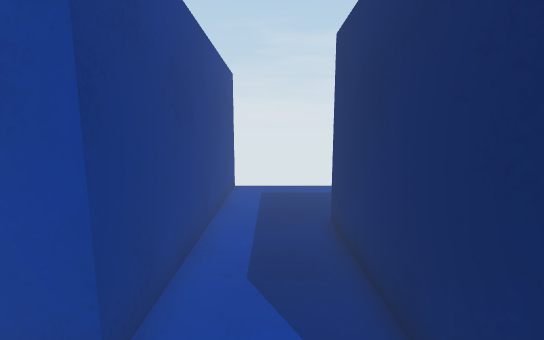
View 1 (above)

12 first-person views from a walk through a scene from a Unity 3-D project. The camera is 1.5 m above the floor, tilts 8° down and sees 90° across. The floor is counted in squares, 0.5 m on a side. Each view is taken from the middle of a square. On the plan, view 1 faces up. The plan holds only what a view shows up to about 20 squares ahead; the rest is blank.

View 2
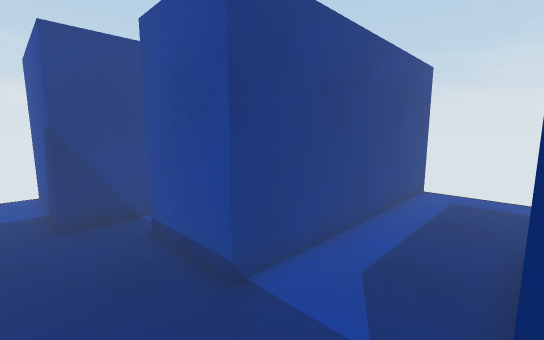

View 3
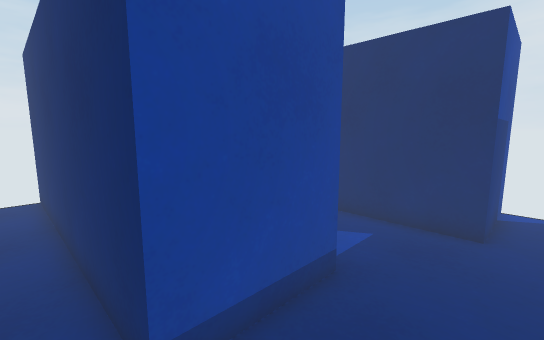

View 4
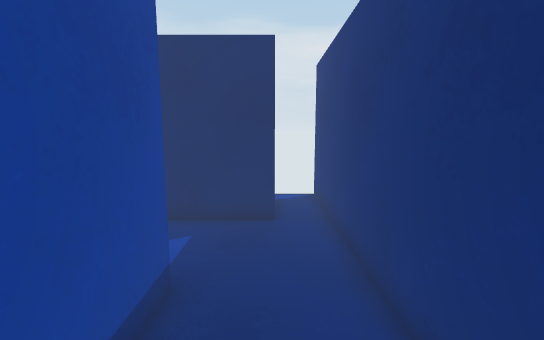

View 5
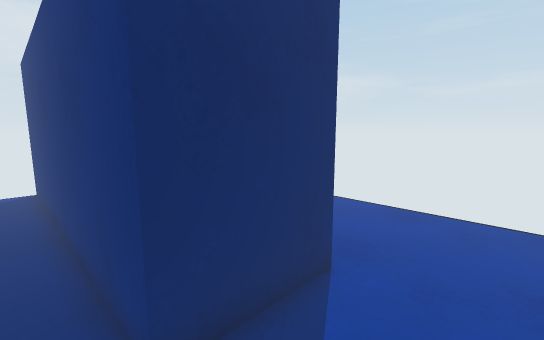

View 6
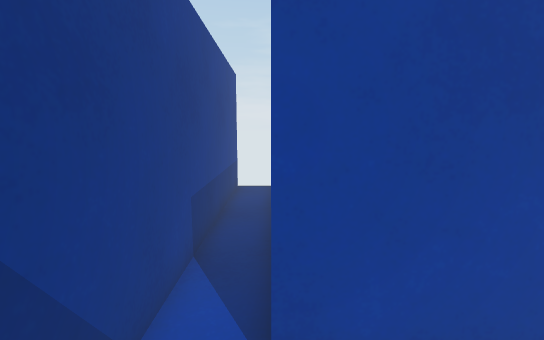

View 7
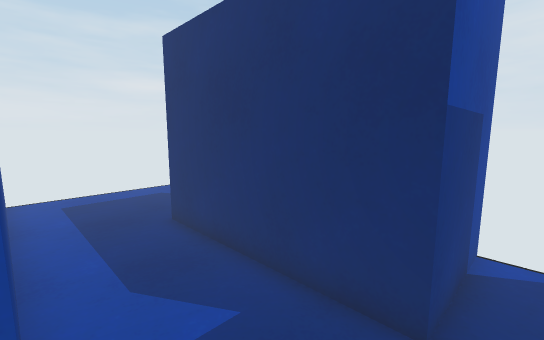

View 8
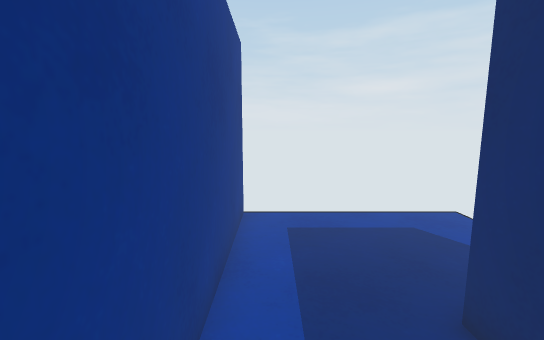

View 9
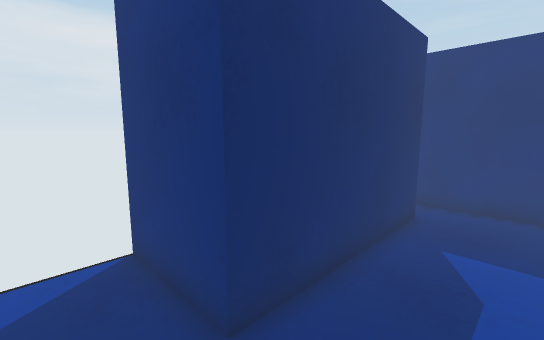

View 10
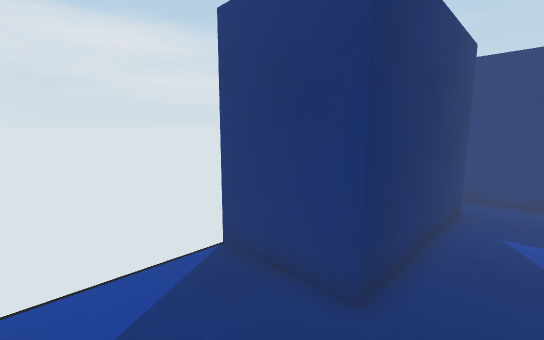

View 11
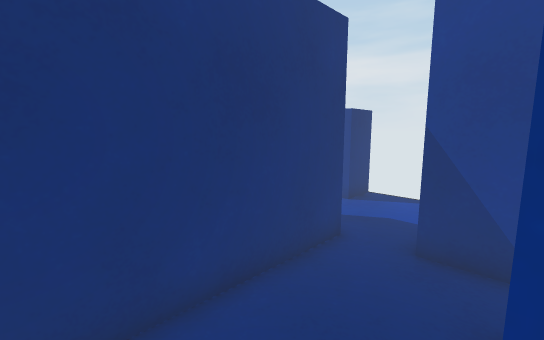

View 12
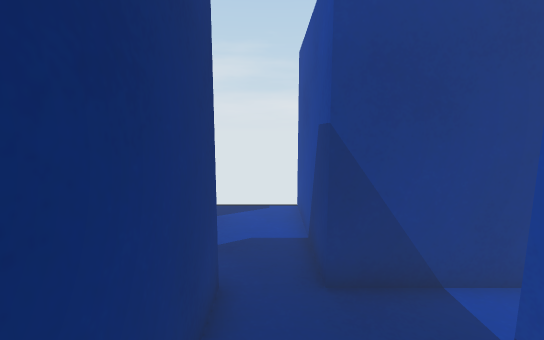

### Floor plan
Points are (right, up) in squares from view 1. A wall is a line through its corners. A room is listed if a view was taken in it or the views show most of it. See-through windows are left out.
Room 1 (views 1, 2, 3, 4, 6, 7, 8, 9, 10, 11, 12)
walls: (-2.1, 14.9) (-2.1, 3) (-6, 3) (-6, 14.9); (6, 0.9) (2, 0.9) (2, 8.9) (6, 8.9); (-7.9, -1) (6, -1); (-7.9, 15) (-7.9, 0.9)
ways out: opening at (-8, 0) to room 2
Room 2 (view 5)
walls: (-7.9, -5) (-7.9, -1); (-13.9, -3) (-11.9, -3) (-11.9, -3.4); (-7.9, 0.9) (-13.9, 0.9)
ways out: opening at (-8, 0) to room 1

Where each view was taken, in squares from view 1:
view 1: 0 up, 0 right, facing up
view 2: 0 up, 2 right, facing up-left
view 3: 0 up, 7 left, facing up-right
view 4: 1 up, 7 left, facing right
view 5: 0 up, 11 left, facing down-right
view 6: 0 up, 6 left, facing up
view 7: 0 up, 2 left, facing up-right
view 8: 5 up, 1 left, facing up
view 9: 11 up, 1 left, facing down-right
view 10: 13 up, 0 right, facing down-right
view 11: 3 up, 1 left, facing down-left
view 12: 0 up, 3 left, facing left
